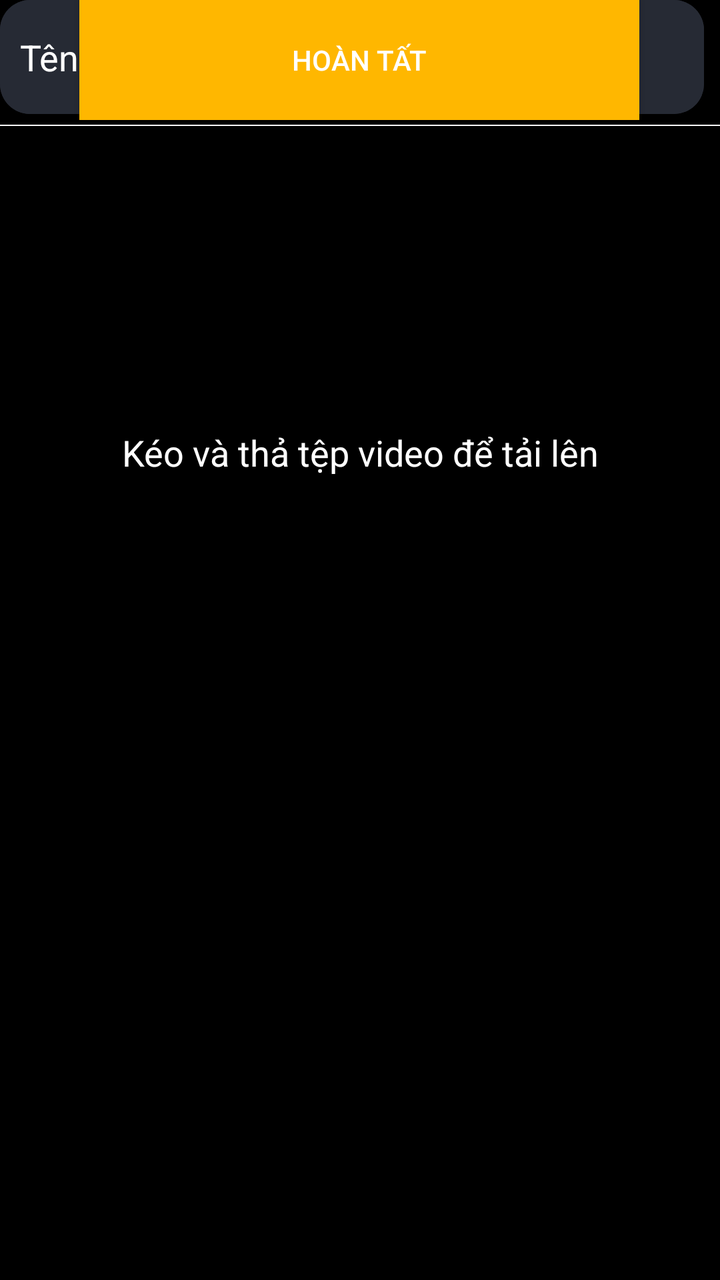
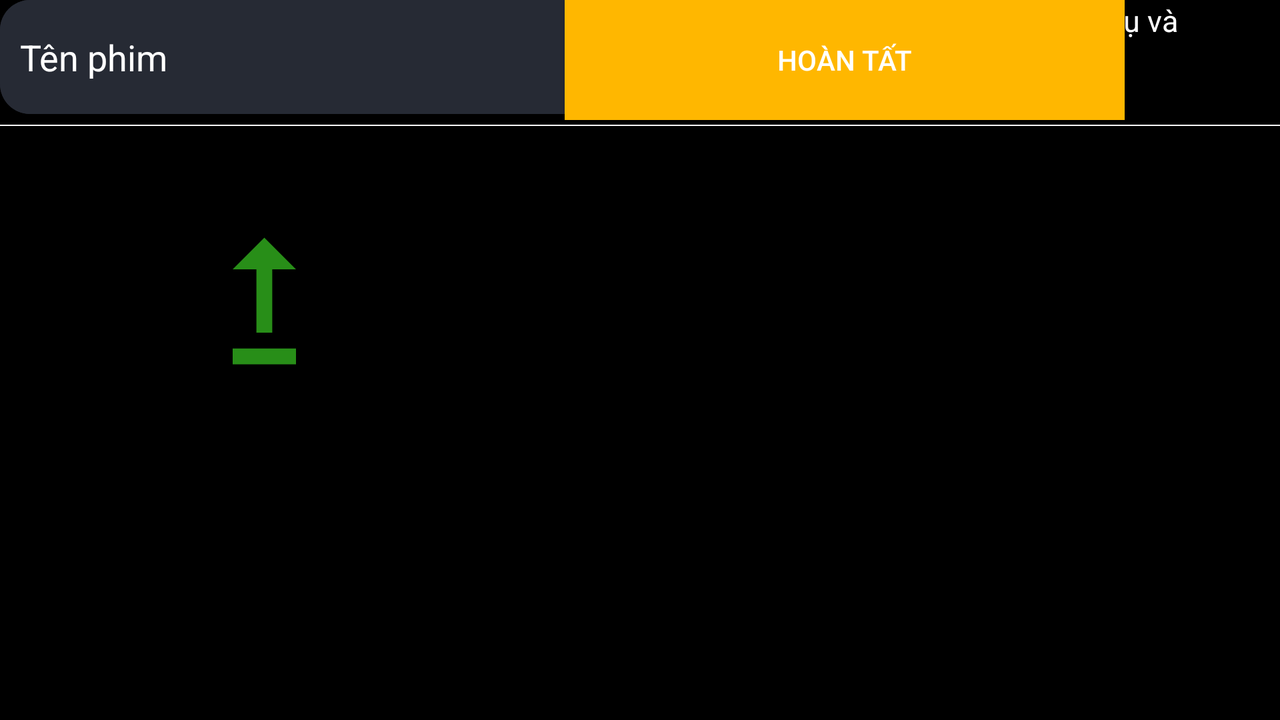

First picture: res/layout/ on a phone held upright. Second picture: the repository's own variant of that layout, on a device whose configuration matches the variant's folder. Source for both follows.
<!-- AndroidManifest.xml: application theme Theme.MovieApplication -->
<!-- res/layout/activity_add_movie.xml -->
<?xml version="1.0" encoding="utf-8"?>
<androidx.constraintlayout.widget.ConstraintLayout xmlns:android="http://schemas.android.com/apk/res/android"
    xmlns:app="http://schemas.android.com/apk/res-auto"
    xmlns:tools="http://schemas.android.com/tools"
    android:layout_width="match_parent"
    android:layout_height="match_parent"
    android:background="@color/black">

    <TextView
        android:id="@+id/title"
        android:layout_width="match_parent"
        android:layout_height="wrap_content"
        android:background="@drawable/border_bottom"
        android:padding="18dp"
        android:text="Tải video lên"
        android:textColor="#FFB700"
        android:textSize="20dp"
        android:textStyle="bold"
        app:layout_constraintTop_toTopOf="parent"
        tools:layout_editor_absoluteX="0dp" />

    <ImageView
        android:id="@+id/imageView4"
        android:layout_width="109dp"
        android:layout_height="102dp"
        android:layout_marginTop="164dp"
        app:layout_constraintBottom_toTopOf="@+id/textView15"
        app:layout_constraintEnd_toEndOf="parent"
        app:layout_constraintStart_toStartOf="parent"
        app:layout_constraintTop_toBottomOf="@+id/title"
        app:layout_constraintVertical_bias="1.0"
        app:srcCompat="@drawable/ic_upload" />

    <TextView
        android:id="@+id/textView15"
        android:layout_width="wrap_content"
        android:layout_height="wrap_content"
        android:text="Kéo và thả tệp video để tải lên"
        android:textAlignment="center"
        android:textColor="@color/white"
        android:textSize="18dp"
        app:layout_constraintBottom_toBottomOf="parent"
        app:layout_constraintEnd_toEndOf="parent"
        app:layout_constraintStart_toStartOf="parent"
        app:layout_constraintTop_toBottomOf="@+id/title"
        app:layout_constraintVertical_bias="0.273" />

    <TextView
        android:id="@+id/textView17"
        android:layout_width="318dp"
        android:layout_height="67dp"
        android:text="@string/policy"
        android:textAlignment="center"
        android:textColor="@color/white"
        android:textSize="15dp"
        app:layout_constraintEnd_toEndOf="parent"
        app:layout_constraintStart_toStartOf="parent"
        tools:layout_editor_absoluteY="648dp"
        tools:ignore="MissingConstraints" />

    <com.google.android.material.textfield.TextInputEditText
        android:id="@+id/editTextUsername"
        android:layout_width="352dp"
        android:layout_height="57dp"
        android:background="@drawable/edittext_border"
        android:hint="Thể loại"
        android:padding="10dp"
        android:textColorHint="@color/white"
        android:textCursorDrawable="@drawable/color_cursor"
        tools:layout_editor_absoluteX="29dp"
        tools:layout_editor_absoluteY="302dp"
        tools:ignore="MissingConstraints" />

    <com.google.android.material.textfield.TextInputEditText
        android:id="@+id/editTextUsername2"
        android:layout_width="352dp"
        android:layout_height="57dp"
        android:background="@drawable/edittext_border"
        android:hint="Tên phim"
        android:padding="10dp"
        android:textColorHint="@color/white"
        android:textCursorDrawable="@drawable/color_cursor"
        tools:layout_editor_absoluteX="29dp"
        tools:layout_editor_absoluteY="386dp"
        tools:ignore="MissingConstraints" />

    <Button
        android:id="@+id/buttonCreateAcc"
        android:layout_width="280dp"
        android:layout_height="60dp"
        android:background="@drawable/button_register"
        android:backgroundTint="#FFB700"
        android:onClick="register"
        android:text="HOÀN TẤT"
        android:textColor="@color/white"
        app:layout_constraintEnd_toEndOf="parent"
        app:layout_constraintHorizontal_bias="0.496"
        app:layout_constraintStart_toStartOf="parent"
        tools:ignore="MissingConstraints"
        tools:layout_editor_absoluteY="498dp" />

</androidx.constraintlayout.widget.ConstraintLayout>
<!-- resources referenced by this layout -->
<resources>
  <color name="black">#FF000000</color>
  <color name="white">#FFFFFFFF</color>
  <!-- drawable border_bottom (drawable-hdpi) -->
  <?xml version="1.0" encoding="utf-8" ?>
  <layer-list xmlns:android="http://schemas.android.com/apk/res/android" >
      <item android:gravity="bottom">
          <shape>
              <size android:height="0.5dp" />
              <solid android:color="@color/white" />
          </shape>
      </item>
  </layer-list>
  <!-- drawable button_register (drawable) -->
  <?xml version="1.0" encoding="utf-8"?>
  <selector xmlns:android="http://schemas.android.com/apk/res/android">
      <item android:drawable="@color/golden"
          android:state_pressed="true"/>
      <item android:drawable="@color/bg_button"
          android:state_pressed="false"/>
  </selector>
  <!-- drawable edittext_border (drawable) -->
  <?xml version="1.0" encoding="utf-8"?>
  <shape xmlns:android="http://schemas.android.com/apk/res/android">
      android:shape="rectangle"
      android:padding="10dp">
  
      <solid android:color="#262A34" />
      <corners
          android:bottomRightRadius="15dp"
          android:bottomLeftRadius="15dp"
          android:topLeftRadius="15dp"
          android:topRightRadius="15dp" />
  </shape>
  <!-- drawable ic_upload (drawable-anydpi) -->
  <vector xmlns:android="http://schemas.android.com/apk/res/android"
      android:width="24dp"
      android:height="24dp"
      android:viewportWidth="24"
      android:viewportHeight="24"
      android:tint="#32B11D"
      android:alpha="0.8">
    <path
        android:fillColor="@android:color/white"
        android:pathData="M16,18v2H8v-2H16zM11,7.99V16h2V7.99h3L12,4L8,7.99H11z"/>
  </vector>
  <string name="policy">Khi gửi video lên Stream, bạn xác nhận rằng bạn đồng ý với Điều khoản dịch vụ và Nguyên tắc cộng đồng của Stream.</string>
  <style name="Theme.MovieApplication" parent="Theme.MaterialComponents.DayNight.NoActionBar">
          
          <item name="colorOnPrimary">@color/colorPrimary</item>
          <item name="colorOnSecondary">@color/colorPrimary</item>
          <item name="colorAccent">@color/colorAccent</item>
          
          <item name="android:statusBarColor" tools:targetApi="l">?attr/colorPrimaryVariant</item>
          
      </style>
  <color name="golden">#D29D2B</color>
  <color name="bg_button">#92A9BD</color>
  <color name="colorPrimary">#151C25</color>
  <color name="colorAccent">#F1B814</color>
</resources>
<!-- res/layout-land/activity_add_movie.xml (the author's variant of the layout above) -->
<!-- drawn on the phone turned sideways -->
<?xml version="1.0" encoding="utf-8"?>
<androidx.constraintlayout.widget.ConstraintLayout xmlns:android="http://schemas.android.com/apk/res/android"
    xmlns:app="http://schemas.android.com/apk/res-auto"
    xmlns:tools="http://schemas.android.com/tools"
    android:layout_width="match_parent"
    android:layout_height="match_parent"
    android:background="@color/black">

    <TextView
        android:id="@+id/title"
        android:layout_width="match_parent"
        android:layout_height="wrap_content"
        android:background="@drawable/border_bottom"
        android:padding="18dp"
        android:text="Tải video lên"
        android:textColor="#FFB700"
        android:textSize="20dp"
        android:textStyle="bold"
        app:layout_constraintTop_toTopOf="parent"
        tools:layout_editor_absoluteX="0dp" />

    <ImageView
        android:id="@+id/imageView4"
        android:layout_width="132dp"
        android:layout_height="95dp"

        android:layout_marginTop="40dp"
        app:layout_constraintEnd_toEndOf="parent"
        app:layout_constraintHorizontal_bias="0.13"
        app:layout_constraintStart_toStartOf="parent"
        app:layout_constraintTop_toBottomOf="@+id/title"
        app:srcCompat="@drawable/ic_upload" />

    <TextView
        android:id="@+id/textView15"
        android:layout_width="wrap_content"
        android:layout_height="wrap_content"
        android:text="Kéo và thả tệp video để tải lên"
        android:textAlignment="center"
        android:textColor="@color/white"
        android:textSize="18dp"
        app:layout_constraintEnd_toEndOf="parent"
        app:layout_constraintHorizontal_bias="0.054"
        app:layout_constraintStart_toStartOf="parent"
        tools:layout_editor_absoluteY="220dp" />

    <TextView
        android:id="@+id/textView17"
        android:layout_width="575dp"
        android:layout_height="53dp"
        android:text="@string/policy"
        android:textAlignment="center"
        android:textColor="@color/white"
        android:textSize="15dp"
        app:layout_constraintEnd_toEndOf="parent"
        app:layout_constraintStart_toStartOf="parent"
        tools:layout_editor_absoluteY="342dp" />

    <com.google.android.material.textfield.TextInputEditText
        android:id="@+id/editTextUsername"
        android:layout_width="352dp"
        android:layout_height="57dp"
        android:background="@drawable/edittext_border"
        android:hint="Thể loại"
        android:padding="10dp"
        android:textColorHint="@color/white"
        android:textCursorDrawable="@drawable/color_cursor"
        tools:ignore="MissingConstraints"
        tools:layout_editor_absoluteX="313dp"
        tools:layout_editor_absoluteY="94dp" />

    <com.google.android.material.textfield.TextInputEditText
        android:id="@+id/editTextUsername2"
        android:layout_width="352dp"
        android:layout_height="57dp"
        android:background="@drawable/edittext_border"
        android:hint="Tên phim"
        android:padding="10dp"
        android:textColorHint="@color/white"
        android:textCursorDrawable="@drawable/color_cursor"
        tools:ignore="MissingConstraints"
        tools:layout_editor_absoluteX="313dp"
        tools:layout_editor_absoluteY="163dp" />

    <Button
        android:id="@+id/buttonCreateAcc"
        android:layout_width="280dp"
        android:layout_height="60dp"
        android:background="@drawable/button_register"
        android:backgroundTint="#FFB700"
        android:onClick="register"
        android:text="HOÀN TẤT"
        android:textColor="@color/white"
        app:layout_constraintEnd_toEndOf="parent"
        app:layout_constraintHorizontal_bias="0.784"
        app:layout_constraintStart_toStartOf="parent"
        tools:layout_editor_absoluteY="242dp"
        tools:ignore="MissingConstraints" />


</androidx.constraintlayout.widget.ConstraintLayout>
